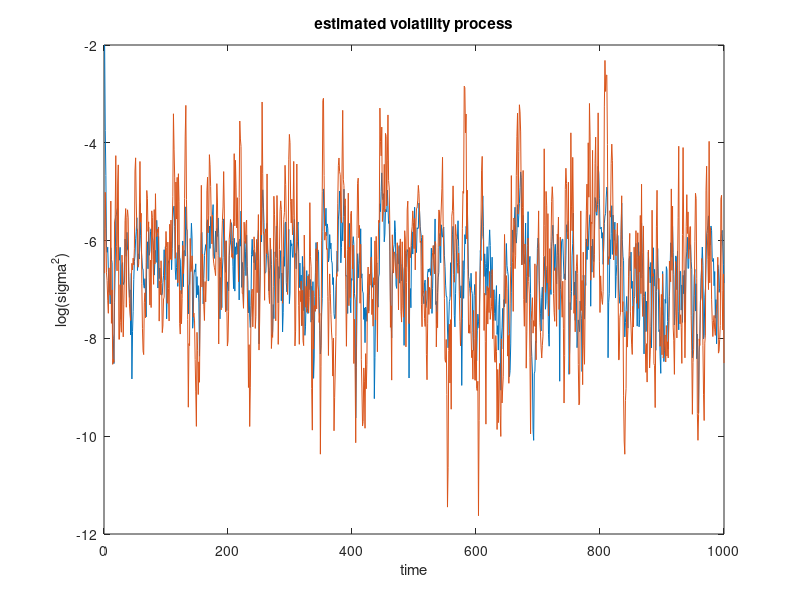

Recreate this plot in MATLAB.

%%
kappa0 = -2;
kappa1 = 0.7;
tau = 1;
eta = -(log(2) + 0.5772);
variance = pi^2 / 2;



% ladda data
load('StochVol.mat'); 
data = Z

n = length(data);
log_sigma2 = zeros(n, 1); % log(sigma^2)
log_sigma2(1) = kappa0; % init cond

%  kal init
Q = tau^2; % process noise variance
R = variance; % meas noise variance
P = 1; % init estimate of state covariance

for t = 2:n
    % pred step
    log_sigma2_pred = kappa0 + kappa1 * log_sigma2(t-1);
    P_pred = kappa1^2 * P + Q; %

    % update step
    z_t = data(t); % measurement at time t
    log_z2_t = log(z_t^2); % log(z^2_t)
    y = log_z2_t - log_sigma2_pred; % meas innov
    S = P_pred + R; % innov cov
    K = P_pred / S; % Kal gain
    log_sigma2(t) = log_sigma2_pred + K * (y-eta); % updated state estimate
    P = (1 - K) * P_pred; % updated estimate of state covariance
end
mean(log_z2_t)
% 
plot(log_sigma2);
hold on
plot(V)
hold off
xlabel('time');
ylabel('log(sigma^2)');
title('estimated volatility process');
